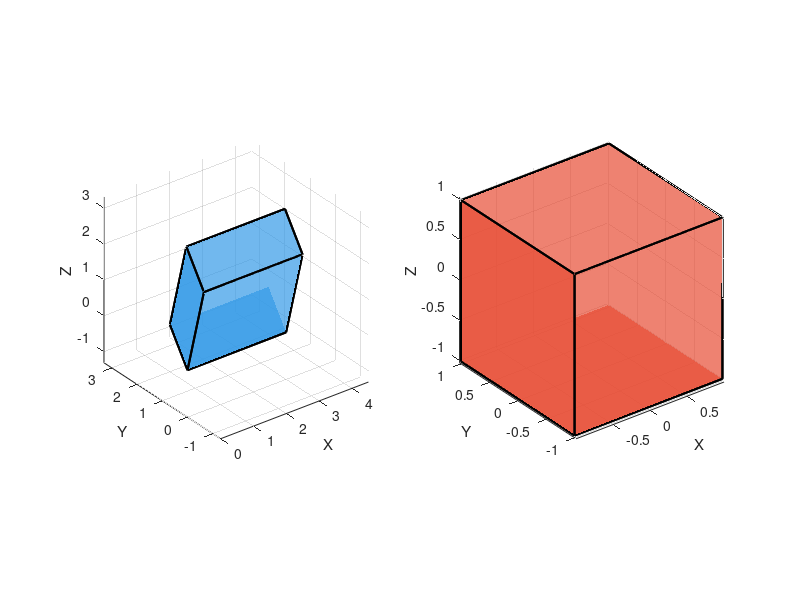

The MATLAB script that drew this image:
figure('Position', [100, 100, 1200, 500]);

%Parallelepiped
subplot(1,2,1);
hold on;

corner = [0, 0, 0];
v1 = [3, 0, 0];    % E1
v2 = [1, 2, 0];    % E2
v3 = [0.5, 0, 2];  % E3

vertices = [
    corner;
    corner + v1;
    corner + v2;
    corner + v1 + v2;
    corner + v3;
    corner + v1 + v3;
    corner + v2 + v3;
    corner + v1 + v2 + v3
];

faces = [
    1, 2, 4, 3;   % B
    5, 6, 8, 7;   % T
    1, 2, 6, 5;   % F
    3, 4, 8, 7;   % B
    1, 3, 7, 5;   % L
    2, 4, 8, 6    % R
];

patch('Vertices', vertices, 'Faces', faces, ...
      'FaceColor', [0.2, 0.6, 0.9], 'FaceAlpha', 0.7, ...
      'EdgeColor', 'k', 'LineWidth', 1.5);
axis equal;
grid on;
xlabel('X'); ylabel('Y'); zlabel('Z');
view(3);

% Cube
subplot(1,2,2);
hold on;

cube_vertices = [
    -1 -1 -1;   % V1
     1 -1 -1;   % V2
    -1  1 -1;   % V3
     1  1 -1;   % V4
    -1 -1  1;   % V5
     1 -1  1;   % V6
    -1  1  1;   % V7
     1  1  1;   % V8
];

cube_faces = [
    1, 2, 4, 3;   % B
    5, 6, 8, 7;   % T
    1, 2, 6, 5;   % F
    3, 4, 8, 7;   % B
    1, 3, 7, 5;   % L
    2, 4, 8, 6    % R
];

patch('Vertices', cube_vertices, 'Faces', cube_faces, ...
      'FaceColor', [0.9, 0.3, 0.2], 'FaceAlpha', 0.7, ...
      'EdgeColor', 'k', 'LineWidth', 1.5);
axis equal;
grid on;
xlabel('X'); ylabel('Y'); zlabel('Z');
view(3);
